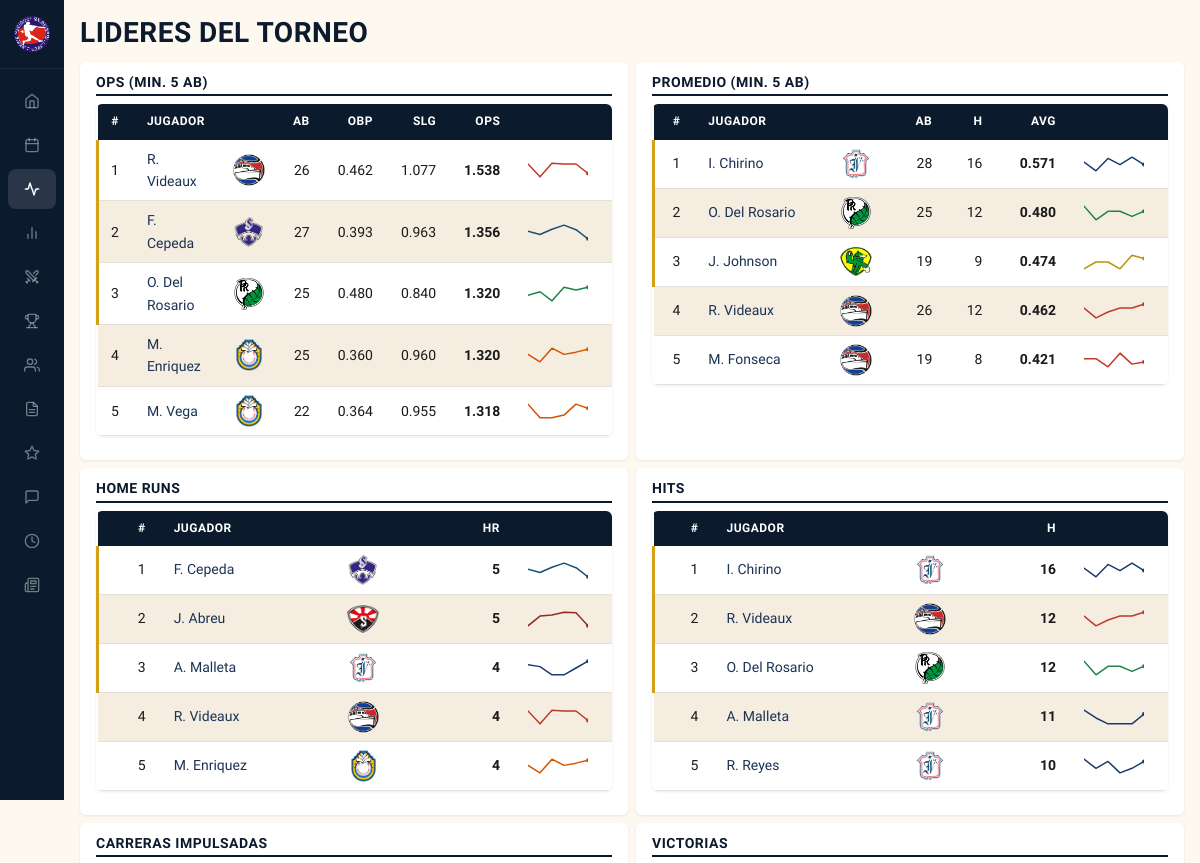
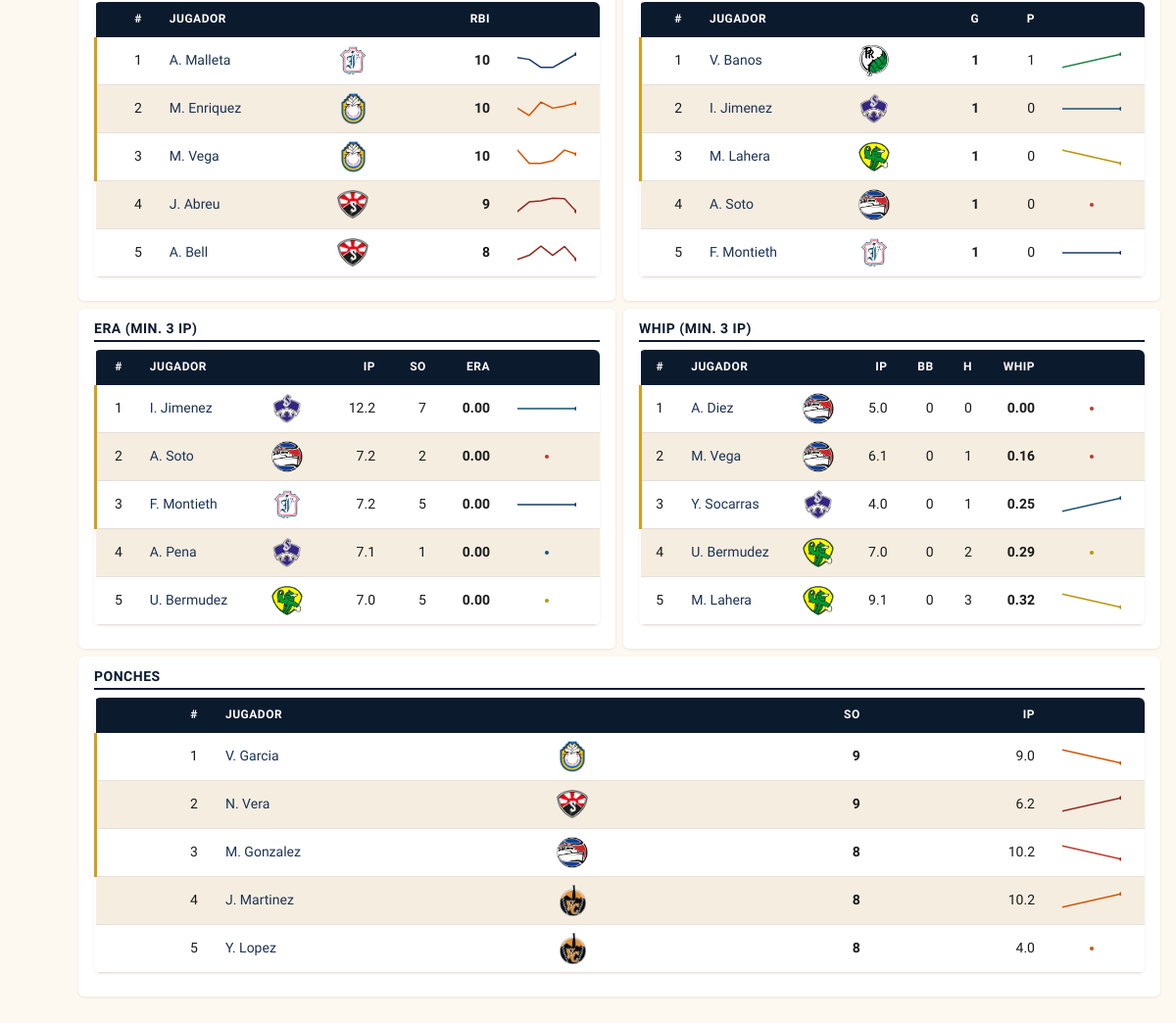
The page /leaders on the database its author committed (2 pictures, top to bottom).
### tables this page shows
CREATE TABLE players (
            id INTEGER PRIMARY KEY,
            team_id INTEGER REFERENCES teams(id),
            name TEXT NOT NULL,
            full_name TEXT,
            position TEXT NOT NULL,
            bats_throws TEXT,
            role TEXT NOT NULL,
            lineup_order INTEGER,
            bullpen_role TEXT,
            is_drafted INTEGER DEFAULT 0,
            photo_file TEXT
        );

### blueprints/leaders/routes.py (the view)
@leaders_bp.route('/leaders')
def leaders() -> str:
    return render_template('leaders.html',
                           bat_ops=get_bat_ops_leaders(),
                           bat_avg=get_bat_avg_leaders(),
                           bat_hr=get_bat_hr_leaders(),
                           bat_hits=get_bat_hits_leaders(),
                           bat_rbi=get_bat_rbi_leaders(),
                           pitch_wins=get_pitch_wins_leaders(),
                           pitch_era=get_pitch_era_leaders(),
                           pitch_whip=get_pitch_whip_leaders(),
                           pitch_so=get_pitch_so_leaders())

### app.py (called while the page is built)
def _register_static_versioning(app: Flask) -> None:
    @app.url_defaults
    def _inject_static_version(endpoint: str, values: dict) -> None:
        if endpoint != 'static' or 'v' in values:
            return
        filename = values.get('filename')
        if not filename:
            return
        path = os.path.join(app.static_folder or '', filename)
        try:
            values['v'] = int(os.path.getmtime(path))
        except OSError:
            pass

### blueprints/leaders/services.py (called while the page is built)
def _attach_spark(leaders: list[dict[str, Any]], series: dict[int, list[float]]) -> list[dict[str, Any]]:
    for e in leaders:
        e["spark"] = series.get(e["id"], [])
    return leaders

def get_bat_avg_leaders() -> list[dict[str, Any]]:
    qualified = [e for e in get_all_batting_lines() if e["AB"] >= 5]
    top = sorted(qualified, key=lambda e: (-e["AVG"], -e["AB"]))[:5]
    return _attach_spark(top, get_weekly_batting_series("AVG"))

def get_bat_ops_leaders() -> list[dict[str, Any]]:
    qualified = [e for e in get_all_batting_lines() if e["AB"] >= 5]
    top = sorted(qualified, key=lambda e: (-e["OPS"], -e["AB"]))[:5]
    return _attach_spark(top, get_weekly_batting_series("OPS"))

def get_bat_hr_leaders() -> list[dict[str, Any]]:
    qualified = [e for e in get_all_batting_lines() if e["HR"] > 0]
    top = sorted(qualified, key=lambda e: (-e["HR"], -e["AB"]))[:5]
    return _attach_spark(top, get_weekly_batting_series("OPS"))

def get_bat_hits_leaders() -> list[dict[str, Any]]:
    qualified = [e for e in get_all_batting_lines() if e["H"] > 0]
    top = sorted(qualified, key=lambda e: (-e["H"], -e["AB"]))[:5]
    return _attach_spark(top, get_weekly_batting_series("AVG"))

def get_bat_rbi_leaders() -> list[dict[str, Any]]:
    qualified = [e for e in get_all_batting_lines() if e["RBI"] > 0]
    top = sorted(qualified, key=lambda e: (-e["RBI"], -e["AB"]))[:5]
    return _attach_spark(top, get_weekly_batting_series("OPS"))

def get_pitch_wins_leaders() -> list[dict[str, Any]]:
    qualified = [e for e in get_all_pitching_lines() if e["W"] > 0]
    top = sorted(qualified, key=lambda e: (-e["W"], -e["IP_outs"]))[:5]
    return _attach_spark(top, get_weekly_pitching_series("ERA"))

def get_pitch_era_leaders() -> list[dict[str, Any]]:
    qualified = [e for e in get_all_pitching_lines() if e["IP_outs"] >= 9]
    top = sorted(qualified, key=lambda e: (e["ERA"], -e["IP_outs"]))[:5]
    return _attach_spark(top, get_weekly_pitching_series("ERA"))

### templates/leaders.html (shortened to what this page needs)
{% extends "base.html" %}
{% from 'components/empty_state.html' import empty_state %}
{% from 'components/leaderboard_table.html' import leaderboard_table %}
{% block content %}
<h1>Lideres del Torneo</h1>
<div class="bento">
{% if bat_ops %}
{{ leaderboard_table('OPS (min. 5 AB)', 'Lideres de OPS', bat_ops,
    [('AB', 'AB', false), ('OBP', 'OBP', false), ('SLG', 'SLG', false), ('OPS', 'OPS', true)],
    format_map={"OBP": "%.3f", "SLG": "%.3f", "OPS": "%.3f"}) }}
{% endif %}
{% if bat_avg %}
{{ leaderboard_table('Promedio (min. 5 AB)', 'Lideres de promedio de bateo', bat_avg,
    [('AB', 'AB', false), ('H', 'H', false), ('AVG', 'AVG', true)],
    format_map={"AVG": "%.3f"}) }}
{% endif %}
{% if bat_hr %}
{{ leaderboard_table('Home Runs', 'Lideres de home runs', bat_hr,
    [('HR', 'HR', true)]) }}
{% endif %}
{% if bat_hits %}
{{ leaderboard_table('Hits', 'Lideres de hits', bat_hits,
    [('H', 'H', true)]) }}
{% endif %}
{% if bat_rbi %}
{{ leaderboard_table('Carreras Impulsadas', 'Lideres de carreras impulsadas', bat_rbi,
    [('RBI', 'RBI', true)]) }}
{% endif %}
{% if pitch_wins %}
{{ leaderboard_table('Victorias', 'Lideres de victorias', pitch_wins,
    [('G', 'W', true), ('P', 'L', false)]) }}
{% endif %}
{% if pitch_era %}
{{ leaderboard_table('ERA (min. 3 IP)', 'Lideres de ERA', pitch_era,
    [('IP', 'IP_outs', false), ('SO', 'SO', false), ('ERA', 'ERA', true)],
    format_map={"ERA": "%.2f"}) }}
{% endif %}
{% if pitch_whip %}
{{ leaderboard_table('WHIP (min. 3 IP)', 'Lideres de WHIP', pitch_whip,
    [('IP', 'IP_outs', false), ('BB', 'BB', false), ('H', 'H', false), ('WHIP', 'WHIP', true)],
    format_map={"WHIP": "%.2f"}) }}
{% endif %}
{% if pitch_so %}
{{ leaderboard_table('Ponches', 'Lideres de ponches', pitch_so,
    [('SO', 'SO', true), ('IP', 'IP_outs', false)],
    panel_class='bento-full') }}
{% endif %}
</div>
{% endblock %}

### templates/components/leaderboard_table.html (shortened to what this page needs)
{% from 'components/logo_img.html' import logo_img %}
{% from 'components/sparkline.html' import sparkline %}
{% macro leaderboard_table(title, caption, players, stat_cols, format_map={}, panel_class='') %}
<div class="panel {{ panel_class }}">
    <h2>{{ title }}</h2>
    <div class="table-scroll"><table class="leaderboard stat-table">
        <thead>
            <tr>
                <th class="num" scope="col">#</th>
                <th scope="col">Jugador</th>
                <th scope="col"></th>
                {% for header, key, bold in stat_cols %}
                <th class="num" scope="col">{{ header }}</th>
                {% endfor %}
                <th scope="col" class="spark-col"><span class="sr-only">Tendencia</span></th>
            </tr>
        </thead>
        <tbody>
        {% for p in players %}
        <tr>
            <td class="num">{{ loop.index }}</td>
            <td><a href="{{ url_for('players.player', player_id=p.id) }}">{{ p.name }}</a></td>
            <td>{{ logo_img(p.logo_file, css_class='inline-logo-md', alt=p.short_name) }}</td>
            {% for header, key, bold in stat_cols %}
            <td class="num {% if bold %}pct{% endif %}">
                {% set val = p[key] %}
                {% if key in format_map %}
                    {% if bold %}<strong>{{ format_map[key]|format(val) }}</strong>{% else %}{{ format_map[key]|format(val) }}{% endif %}
                {% elif key == 'IP_outs' %}
                    {% if bold %}<strong>{{ format_ip(val) }}</strong>{% else %}{{ format_ip(val) }}{% endif %}
                {% else %}
                    {% if bold %}<strong>{{ val }}</strong>{% else %}{{ val }}{% endif %}
                {% endif %}
            </td>
            {% endfor %}
            <td class="spark-cell" style="--team-color: {{ p.color_primary }}">{{ sparkline(p.spark if p.spark is defined else []) }}</td>
        </tr>
        {% endfor %}
        </tbody>
    </table></div>
</div>
{% endmacro %}

### templates/components/logo_img.html
{% macro logo_img(logo_file, css_class='inline-logo', alt='') %}
{% if logo_file %}
    {%- set dims = {
        'inline-logo':    64,
        'inline-logo-md': 32,
        'inline-logo-sm': 16,
        'team-logo':      56,
        'sched-logo':     72,
        'game-card-bg game-card-bg-left':  64,
        'game-card-bg game-card-bg-right': 64,
    } -%}
    {%- set size = dims.get(css_class) -%}
<img src="{{ url_for('static', filename='graphics/' + logo_file) }}"
     class="{{ css_class }}" alt="{{ alt }}" loading="lazy" decoding="async"
     {%- if size %} width="{{ size }}" height="{{ size }}"{% endif %}>
{% endif %}
{% endmacro %}

### templates/components/sparkline.html (shortened to what this page needs)
{% macro sparkline(points, width=60, height=18) %}
{% if points and points|length > 1 %}
    {% set coords = [] %}
    <svg class="sparkline" viewBox="0 0 {{ width }} {{ height }}" width="{{ width }}" height="{{ height }}" preserveAspectRatio="none" aria-hidden="true">
        <polyline points="{{ coords|join(' ') }}"
                  fill="none" stroke="currentColor" stroke-width="1.5"
                  stroke-linecap="round" stroke-linejoin="round"/>
        {% set last = coords[-1].split(',') %}
        <circle cx="{{ last[0] }}" cy="{{ last[1] }}" r="2" fill="currentColor"/>
    </svg>
{% elif points and points|length == 1 %}
    <svg class="sparkline" viewBox="0 0 {{ width }} {{ height }}" width="{{ width }}" height="{{ height }}" preserveAspectRatio="none" aria-hidden="true">
        <circle cx="{{ width / 2 }}" cy="{{ height / 2 }}" r="2" fill="currentColor"/>
    </svg>
{% else %}
    <span class="sparkline-empty" aria-hidden="true"></span>
{% endif %}
{% endmacro %}

### static/style.css (style rules this page uses)
:root { --navy-900: #0C1A2E; --navy-800: #132B4A; --navy-700: #1B3254; --navy-500: #2D4F7E; --red-600: #C62828; --red-700: #A51C1C; --cream-50: #FDF8F0; --cream-100: #F5EDE0; --cream-200: #E8DCC8; --white: #FFFFFF; --gray-600: #5A5A5A; --gray-400: #9E9E9E; --green-600: #2E7D32; --gold-500: #D4A017; --ernesto: #2b6cb0; --junior: #c05621; --text-primary: #1A1A1A; --text-secondary: #5A6370; --border: #E5E0D8; --shadow-sm: 0 1px 3px rgba(0,0,0,0.08); --shadow-md: 0 4px 12px rgba(0,0,0,0.12); --sidebar-width: 200px; --sidebar-collapsed: 64px; --text-xs: 0.6875rem; --text-sm: 0.75rem; --text-base: 0.875rem; --text-lg: 1rem; --text-xl: 1.25rem; --text-2xl: 1.75rem; --text-3xl: 2.25rem; --space-1: 4px; --space-2: 8px; --space-3: 12px; --space-4: 16px; --space-5: 24px; --space-6: 32px; --space-7: 48px; --space-8: 64px; --bg: var(--cream-50); --bg-alt: var(--cream-100); --card: var(--white); --text: var(--text-primary); --muted: var(--text-secondary); --accent: var(--red-600); --link: var(--navy-700); --green: var(--green-600); --red: var(--red-600); --gold: var(--gold-500); }
*, *::before, *::after { margin: 0; padding: 0; box-sizing: border-box; }
body { font-family: 'Source Sans 3', system-ui, -apple-system, sans-serif; background: var(--cream-50); color: var(--text-primary); line-height: 1.6; font-size: var(--text-base); }
a { color: var(--navy-700); text-decoration: none; transition: color 120ms; }
h1, h2, h3 { font-family: 'Barlow Condensed', 'Arial Narrow', sans-serif; text-transform: uppercase; letter-spacing: 0.5px; line-height: 1.2; }
h1 { color: var(--navy-900); margin-bottom: var(--space-3); font-size: var(--text-2xl); font-weight: 800; }
h2 { color: var(--navy-900); margin: var(--space-5) 0 var(--space-2); font-size: var(--text-xl); font-weight: 700; }
table { width: 100%; border-collapse: collapse; margin-bottom: var(--space-3); background: var(--white); border-radius: 6px; overflow: hidden; box-shadow: var(--shadow-sm); }
th { background: var(--navy-900); color: var(--white); padding: var(--space-2) var(--space-3); text-align: left; font-family: 'Barlow Condensed', sans-serif; font-size: var(--text-sm); font-weight: 700; text-transform: uppercase; letter-spacing: 0.5px; }
td { padding: var(--space-2) var(--space-4) var(--space-2) var(--space-3); border-bottom: 1px solid var(--border); font-size: var(--text-base); }
th { padding-right: var(--space-4); }
td:last-child, th:last-child { padding-right: var(--space-5); }
tbody tr:nth-child(even) { background: var(--cream-100); }
.num { text-align: right; font-variant-numeric: tabular-nums; }
.stat-table { position: relative; }
.stat-table thead th { position: sticky; top: 0; z-index: 3; }
.stat-table td:first-child { position: sticky; left: 0; z-index: 2; background: inherit; }
.stat-table th:first-child { position: sticky; left: 0; z-index: 4; background: var(--navy-900); }
.table-scroll { overflow-x: auto; border-radius: 6px; box-shadow: var(--shadow-sm); margin-bottom: var(--space-3); }
.table-scroll table { margin-bottom: 0; box-shadow: none; border-radius: 0; }
.leaderboard tbody tr:nth-child(-n+3) { border-left: 3px solid var(--gold-500); }
.spark-col { width: 70px; }
.spark-cell { color: var(--team-color, var(--red-600)); line-height: 0; text-align: right; padding-right: 8px; }
.sparkline { display: inline-block; vertical-align: middle; }
.inline-logo-md { height: 32px; width: 32px; object-fit: contain; vertical-align: middle; }
.bento { display: grid; grid-template-columns: 1fr 1fr; gap: var(--space-2); margin-bottom: var(--space-3); }
.bento-full { grid-column: 1 / -1; }
.panel { background: var(--white); border-radius: 6px; padding: var(--space-3) var(--space-4); box-shadow: var(--shadow-sm); overflow: hidden; }
.panel h2 { margin: 0 0 var(--space-2) 0; font-size: var(--text-base); border-bottom: 2px solid var(--navy-900); padding-bottom: var(--space-1); }
.panel table { margin-bottom: 0; box-shadow: none; border-radius: 0; }

### rows shown on the page
players: name "R. Videaux", stat_cols "26" "26" "12", format_map "0.462" "1.077", format_map "1.538" "0.462", {{ width }} 60 (drawn), stat_cols "4" "12"
players: name "F. Cepeda", stat_cols "27", format_map "0.393" "0.963", format_map "1.356", {{ width }} 60 (drawn), stat_cols "5"
players: name "O. Del Rosario", stat_cols "25" "25" "12", format_map "0.480" "0.840", format_map "1.320" "0.480", {{ width }} 60 (drawn), stat_cols "12"
players: name "M. Enriquez", stat_cols "25", format_map "0.360" "0.960", format_map "1.320", {{ width }} 60 (drawn), stat_cols "4" "10"
players: name "M. Vega", stat_cols "22", format_map "0.364" "0.955", format_map "1.318", {{ width }} 60 (drawn), stat_cols "10"
players: name "I. Chirino", stat_cols "28" "16", format_map "0.571", {{ width }} 60 (drawn), stat_cols "16"
players: name "J. Johnson", stat_cols "19" "9", format_map "0.474", {{ width }} 60 (drawn)
players: name "M. Fonseca", stat_cols "19" "8", format_map "0.421", {{ width }} 60 (drawn)
players: name "J. Abreu", stat_cols "5" "9", {{ width }} 60 (drawn)
players: name "A. Malleta", stat_cols "4" "11" "10", {{ width }} 60 (drawn)
players: name "R. Reyes", stat_cols "10", {{ width }} 60 (drawn)
players: name "A. Bell", stat_cols "8", {{ width }} 60 (drawn)
players: name "V. Banos", stat_cols "1", stat_cols "1", {{ width }} 60 (drawn)
players: name "I. Jimenez", stat_cols "1", stat_cols "0" "7", {{ width }} 60 (drawn), format_ip "12.2", format_map "0.00"
players: name "M. Lahera", stat_cols "1", stat_cols "0" "0" "3", {{ width }} 60 (drawn), format_ip "9.1", format_map "0.32"
players: name "A. Soto", stat_cols "1", stat_cols "0" "2", {{ width }} 60 (drawn), format_ip "7.2", format_map "0.00"
players: name "F. Montieth", stat_cols "1", stat_cols "0" "5", {{ width }} 60 (drawn), format_ip "7.2", format_map "0.00"
players: name "A. Pena", format_ip "7.1", stat_cols "1", format_map "0.00", {{ width }} 60 (drawn)
players: name "U. Bermudez", format_ip "7.0" "7.0", stat_cols "5" "0" "2", format_map "0.00" "0.29", {{ width }} 60 (drawn)
players: name "A. Diez", format_ip "5.0", stat_cols "0" "0", format_map "0.00", {{ width }} 60 (drawn)
players: name "M. Vega", format_ip "6.1", stat_cols "0" "1", format_map "0.16", {{ width }} 60 (drawn)
players: name "Y. Socarras", format_ip "4.0", stat_cols "0" "1", format_map "0.25", {{ width }} 60 (drawn)
players: name "V. Garcia", stat_cols "9", format_ip "9.0", {{ width }} 60 (drawn)
players: name "N. Vera", stat_cols "9", format_ip "6.2", {{ width }} 60 (drawn)
players: name "M. Gonzalez", stat_cols "8", format_ip "10.2", {{ width }} 60 (drawn)
players: name "J. Martinez", stat_cols "8", format_ip "10.2", {{ width }} 60 (drawn)
players: name "Y. Lopez", stat_cols "8", format_ip "4.0", {{ width }} 60 (drawn)

### other values the page prints
{{ title }} "OPS (MIN. 5 AB) PROMEDIO (MIN. 5 AB) HOME RUNS HITS CARRERAS IMPULSADAS VICTORIAS ERA (MIN. 3 IP) WHIP (MIN. 3 IP) PONCHES"
{{ header }} "AB" "OBP" "SLG" "OPS" "AB" "H" "AVG" "HR" "H" "RBI" "G" "P" "IP" "SO" "ERA" "IP" "BB" "H" "WHIP" "SO" "IP"
